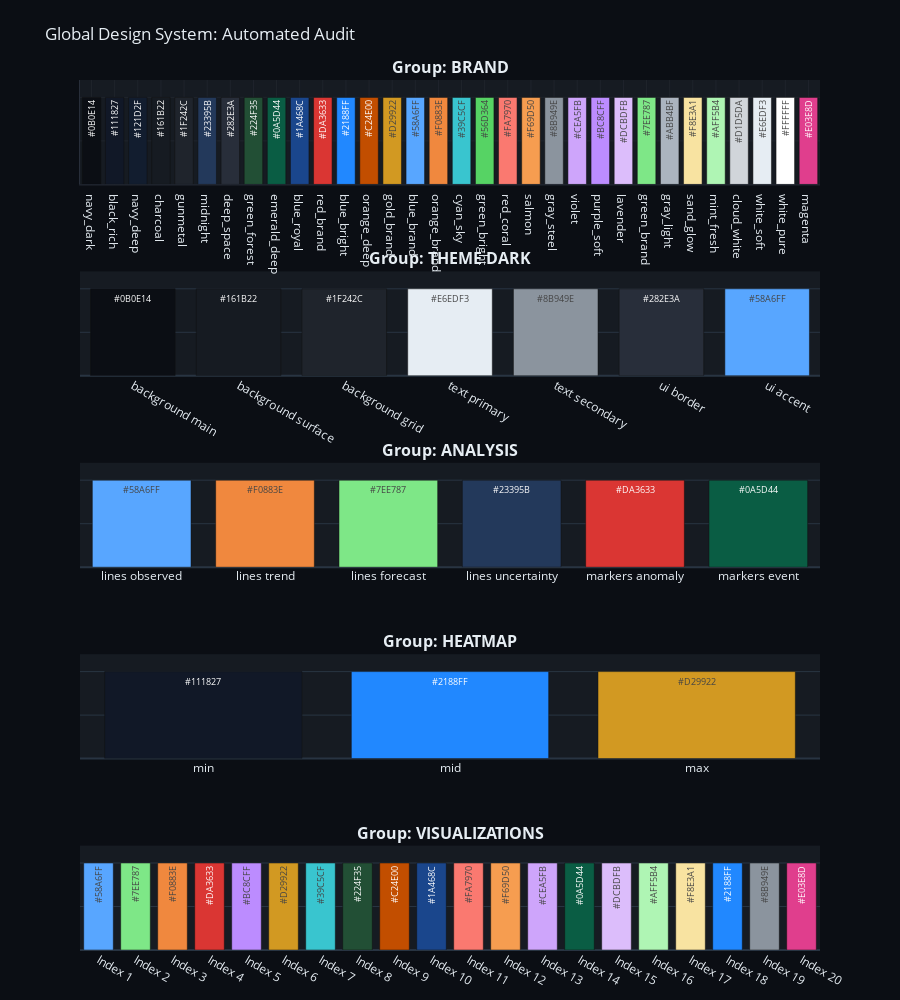

Here is the notebook cell this chart was saved with:
### Code cell
from typing import Any

import plotly.graph_objects as go
from plotly.subplots import make_subplots

# Uses your dynamic manager
from Favorita_TSA.viz.color_manager import ColorManager, apply_modern_theme


def plot_full_color_audit():
    """
    Fully automated audit: Detects groups, individual colors, and lists
    directly from COLORS.yaml without manual assignment.
    """
    # Reset and load the raw dictionary for iteration
    ColorManager._colors = None
    ColorManager._raw_dict = None
    raw_data = ColorManager.get_raw_dict()

    # Filter main groups (e.g., theme_dark, analysis, visualizations)
    if raw_data is not None:
        groups: dict[str, Any] = {
            k: v for k, v in raw_data.items() if isinstance(v, dict)
        }
    else:
        groups = {}

    # Dynamic calculation of row count based on YAML structure
    fig = make_subplots(
        rows=len(groups),
        cols=1,
        vertical_spacing=0.1,
        subplot_titles=[f"<b>Group: {k.upper().replace('_', ' ')}</b>" for k in groups],
    )

    for i, (group_name, content) in enumerate(groups.items(), 1):
        labels, values = [], []

        # Internal helper to flatten nested YAML structures
        def parse_content(data: Any, prefix: str = ""):
            if isinstance(data, dict):
                for k, v in data.items():  # type: ignore
                    parse_content(v, f"{prefix}{k} ")
            elif isinstance(data, list):
                # Automatically detect lists like Top 20, Top 10, etc.
                for idx, color in enumerate(data):  # type: ignore
                    labels.append(f"Index {idx+1}")  # type: ignore # noqa: B023
                    values.append(color)  # type: ignore # noqa: B023
            else:
                # Individual color (Hex code)
                labels.append(prefix.strip())  # noqa: B023
                values.append(data)  # noqa: B023

        parse_content(content)

        # Add bars
        fig.add_trace(
            go.Bar(
                x=labels,  # type: ignore
                y=[1] * len(labels),  # type: ignore
                marker_color=values,
                # Numerical hex codes inside bars (Standard 2025-10-29)
                text=values,  # type: ignore
                textposition="auto",
                # Auto-rotation if there are many colors
                textangle=-90 if len(labels) > 8 else 0,  # type: ignore
                textfont={"size": 9},
                name=group_name,
            ),
            row=i,
            col=1,
        )

    # Layout Optimization
    fig.update_layout(
        # Automatically scale height with the number of groups
        height=200 * len(groups),
        showlegend=False,
        title_text="Global Design System: Automated Audit",
        margin={"t": 80, "b": 50},
    )

    # Remove unnecessary axis labels for a clean look
    fig.update_yaxes(showticklabels=False, range=[0, 1.2])

    apply_modern_theme(fig)
    fig.show()
    # Note: Ensure save_all is defined or imported in your environment
    save_all(fig, "config/color_themes")


if __name__ == "__main__":
    plot_full_color_audit()

### Figure 1 — Plotly figure (JSON) as saved in the notebook; plotly's stock layout.template omitted (floating-point values rounded to 4 significant figures)
{"data": [{"marker": {"color": ["#0B0E14", "#111827", "#121D2F", "#161B22", "#1F242C", "#23395B", "#282E3A", "#224F35", "#0A5D44", "#1A468C", "#DA3633", "#2188FF", "#C24E00", "#D29922", "#58A6FF", "#F0883E", "#39C5CF", "#56D364", "#FA7970", "#F69D50", "#8B949E", "#CEA5FB", "#BC8CFF", "#DCBDFB", "#7EE787", "#ABB4BF", "#F8E3A1", "#AFF5B4", "#D1D5DA", "#E6EDF3", "#FFFFFF", "#E03E8D"]}, "name": "brand", "text": ["#0B0E14", "#111827", "#121D2F", "#161B22", "#1F242C", "#23395B", "#282E3A", "#224F35", "#0A5D44", "#1A468C", "#DA3633", "#2188FF", "#C24E00", "#D29922", "#58A6FF", "#F0883E", "#39C5CF", "#56D364", "#FA7970", "#F69D50", "#8B949E", "#CEA5FB", "#BC8CFF", "#DCBDFB", "#7EE787", "#ABB4BF", "#F8E3A1", "#AFF5B4", "#D1D5DA", "#E6EDF3", "#FFFFFF", "#E03E8D"], "textangle": -90, "textfont": {"size": 9}, "textposition": "auto", "type": "bar", "x": ["navy_dark", "black_rich", "navy_deep", "charcoal", "gunmetal", "midnight", "deep_space", "green_forest", "emerald_deep", "blue_royal", "red_brand", "blue_bright", "orange_deep", "gold_brand", "blue_brand", "orange_brand", "cyan_sky", "green_bright", "red_coral", "salmon", "gray_steel", "violet", "purple_soft", "lavender", "green_brand", "gray_light", "sand_glow", "mint_fresh", "cloud_white", "white_soft", "white_pure", "magenta"], "xaxis": "x", "y": [1, 1, 1, 1, 1, 1, 1, 1, 1, 1, 1, 1, 1, 1, 1, 1, 1, 1, 1, 1, 1, 1, 1, 1, 1, 1, 1, 1, 1, 1, 1, 1], "yaxis": "y"}, {"marker": {"color": ["#0B0E14", "#161B22", "#1F242C", "#E6EDF3", "#8B949E", "#282E3A", "#58A6FF"]}, "name": "theme_dark", "text": ["#0B0E14", "#161B22", "#1F242C", "#E6EDF3", "#8B949E", "#282E3A", "#58A6FF"], "textangle": 0, "textfont": {"size": 9}, "textposition": "auto", "type": "bar", "x": ["background main", "background surface", "background grid", "text primary", "text secondary", "ui border", "ui accent"], "xaxis": "x2", "y": [1, 1, 1, 1, 1, 1, 1], "yaxis": "y2"}, {"marker": {"color": ["#58A6FF", "#F0883E", "#7EE787", "#23395B", "#DA3633", "#0A5D44"]}, "name": "analysis", "text": ["#58A6FF", "#F0883E", "#7EE787", "#23395B", "#DA3633", "#0A5D44"], "textangle": 0, "textfont": {"size": 9}, "textposition": "auto", "type": "bar", "x": ["lines observed", "lines trend", "lines forecast", "lines uncertainty", "markers anomaly", "markers event"], "xaxis": "x3", "y": [1, 1, 1, 1, 1, 1], "yaxis": "y3"}, {"marker": {"color": ["#111827", "#2188FF", "#D29922"]}, "name": "heatmap", "text": ["#111827", "#2188FF", "#D29922"], "textangle": 0, "textfont": {"size": 9}, "textposition": "auto", "type": "bar", "x": ["min", "mid", "max"], "xaxis": "x4", "y": [1, 1, 1], "yaxis": "y4"}, {"marker": {"color": ["#58A6FF", "#7EE787", "#F0883E", "#DA3633", "#BC8CFF", "#D29922", "#39C5CF", "#224F35", "#C24E00", "#1A468C", "#FA7970", "#F69D50", "#CEA5FB", "#0A5D44", "#DCBDFB", "#AFF5B4", "#F8E3A1", "#2188FF", "#8B949E", "#E03E8D"]}, "name": "visualizations", "text": ["#58A6FF", "#7EE787", "#F0883E", "#DA3633", "#BC8CFF", "#D29922", "#39C5CF", "#224F35", "#C24E00", "#1A468C", "#FA7970", "#F69D50", "#CEA5FB", "#0A5D44", "#DCBDFB", "#AFF5B4", "#F8E3A1", "#2188FF", "#8B949E", "#E03E8D"], "textangle": -90, "textfont": {"size": 9}, "textposition": "auto", "type": "bar", "x": ["Index 1", "Index 2", "Index 3", "Index 4", "Index 5", "Index 6", "Index 7", "Index 8", "Index 9", "Index 10", "Index 11", "Index 12", "Index 13", "Index 14", "Index 15", "Index 16", "Index 17", "Index 18", "Index 19", "Index 20"], "xaxis": "x5", "y": [1, 1, 1, 1, 1, 1, 1, 1, 1, 1, 1, 1, 1, 1, 1, 1, 1, 1, 1, 1], "yaxis": "y5"}], "layout": {"annotations": [{"font": {"size": 16}, "showarrow": false, "text": "<b>Group: BRAND</b>", "x": 0.5, "xanchor": "center", "xref": "paper", "y": 1, "yanchor": "bottom", "yref": "paper"}, {"font": {"size": 16}, "showarrow": false, "text": "<b>Group: THEME DARK</b>", "x": 0.5, "xanchor": "center", "xref": "paper", "y": 0.78, "yanchor": "bottom", "yref": "paper"}, {"font": {"size": 16}, "showarrow": false, "text": "<b>Group: ANALYSIS</b>", "x": 0.5, "xanchor": "center", "xref": "paper", "y": 0.56, "yanchor": "bottom", "yref": "paper"}, {"font": {"size": 16}, "showarrow": false, "text": "<b>Group: HEATMAP</b>", "x": 0.5, "xanchor": "center", "xref": "paper", "y": 0.34, "yanchor": "bottom", "yref": "paper"}, {"font": {"size": 16}, "showarrow": false, "text": "<b>Group: VISUALIZATIONS</b>", "x": 0.5, "xanchor": "center", "xref": "paper", "y": 0.12, "yanchor": "bottom", "yref": "paper"}], "font": {"color": "#E6EDF3"}, "height": 1000, "margin": {"b": 50, "t": 80}, "paper_bgcolor": "#0B0E14", "plot_bgcolor": "#161B22", "showlegend": false, "title": {"text": "Global Design System: Automated Audit"}, "xaxis": {"anchor": "y", "domain": [0, 1], "gridcolor": "#1F242C", "linecolor": "#282E3A", "zeroline": false}, "xaxis2": {"anchor": "y2", "domain": [0, 1]}, "xaxis3": {"anchor": "y3", "domain": [0, 1]}, "xaxis4": {"anchor": "y4", "domain": [0, 1]}, "xaxis5": {"anchor": "y5", "domain": [0, 1]}, "yaxis": {"anchor": "x", "domain": [0.88, 1], "gridcolor": "#1F242C", "linecolor": "#282E3A", "range": [0, 1.2], "showticklabels": false, "zeroline": false}, "yaxis2": {"anchor": "x2", "domain": [0.66, 0.78], "range": [0, 1.2], "showticklabels": false}, "yaxis3": {"anchor": "x3", "domain": [0.44, 0.56], "range": [0, 1.2], "showticklabels": false}, "yaxis4": {"anchor": "x4", "domain": [0.22, 0.34], "range": [0, 1.2], "showticklabels": false}, "yaxis5": {"anchor": "x5", "domain": [0, 0.12], "range": [0, 1.2], "showticklabels": false}}}
